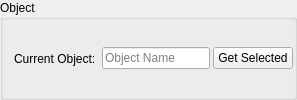
       <widget class="QGroupBox" name="uiObjectGRP">
        <property name="title">
         <string>Object</string>
        </property>
        <layout class="QHBoxLayout" name="horizontalLayout">
         <property name="spacing">
          <number>3</number>
         </property>
         <property name="topMargin">
          <number>1</number>
         </property>
         <property name="rightMargin">
          <number>1</number>
         </property>
         <property name="bottomMargin">
          <number>1</number>
         </property>
         <item>
          <widget class="QLabel" name="uiCurrentObjectLBL">
           <property name="text">
            <string>Current Object: </string>
           </property>
          </widget>
         </item>
         <item>
          <widget class="QLineEdit" name="uiCurrentObjectTXT">
           <property name="sizePolicy">
            <sizepolicy hsizetype="Expanding" vsizetype="Fixed">
             <horstretch>1</horstretch>
             <verstretch>0</verstretch>
            </sizepolicy>
           </property>
           <property name="inputMask">
            <string/>
           </property>
           <property name="text">
            <string/>
           </property>
           <property name="placeholderText">
            <string>Object Name</string>
           </property>
          </widget>
         </item>
         <item>
          <widget class="QPushButton" name="uiGetSelectedObjectBTN">
           <property name="text">
            <string>Get Selected</string>
           </property>
           <property name="autoDefault">
            <bool>false</bool>
           </property>
           <property name="flat">
            <bool>false</bool>
           </property>
           <property name="bgColor" stdset="0">
            <string>lightRed</string>
           </property>
          </widget>
         </item>
        </layout>
       </widget>
